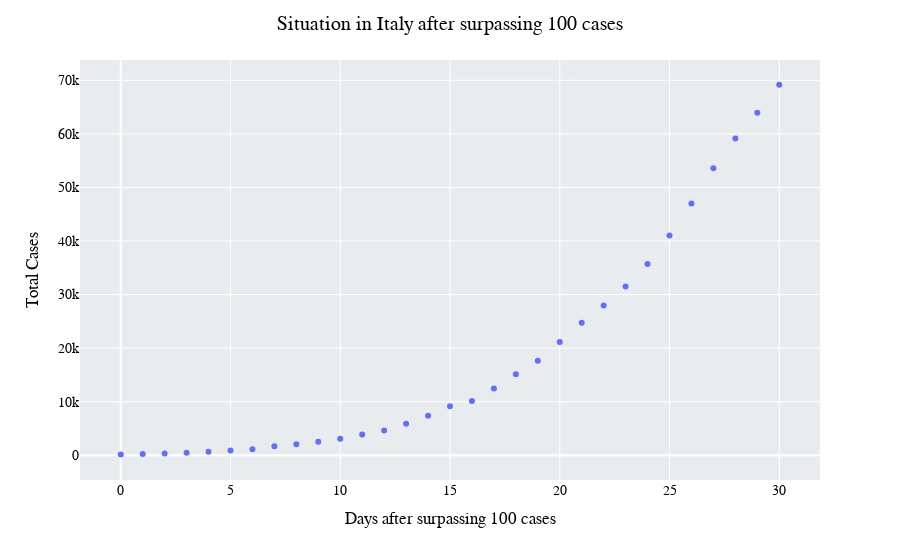

Notebook code for this chart:
### Code cell
after100_Italy = px.scatter(perday_Italy,x='Days after surpassing 100 cases',y='Total Cases')
after100_Italy.update_layout(title_text = 'Situation in Italy after surpassing 100 cases ',
                             plot_bgcolor = '#E9ECEF',font_color = 'black',
                             font_family = 'Times New Roman',font_size = 14,title_x = 0.5)
after100_Italy.show()

### Figure 1 — Plotly figure (JSON) as saved in the notebook; plotly's stock layout.template omitted (floating-point values rounded to 4 significant figures)
{"data": [{"hovertemplate": "Days after surpassing 100 cases=%{x}<br>Total Cases=%{y}<extra></extra>", "legendgroup": "", "marker": {"color": "#636efa", "symbol": "circle"}, "mode": "markers", "name": "", "orientation": "v", "showlegend": false, "type": "scatter", "x": [null, null, null, null, null, null, null, null, null, null, null, null, null, null, null, null, null, null, null, null, null, null, null, null, 0, 1, 2, 3, 4, 5, 6, 7, 8, 9, 10, 11, 12, 13, 14, 15, 16, 17, 18, 19, 20, 21, 22, 23, 24, 25, 26, 27, 28, 29, 30], "xaxis": "x", "y": [2, 2, 2, 2, 2, 2, 3, 3, 3, 3, 3, 3, 3, 3, 3, 3, 3, 3, 3, 3, 3, 3, 20, 79, 157, 229, 323, 470, 655, 889, 1128, 1701, 2036, 2502, 3089, 3858, 4636, 5883, 7375, 9172, 10149, 12462, 15113, 17660, 21157, 24747, 27980, 31506, 35713, 41035, 47021, 53578, 59138, 63927, 69176], "yaxis": "y"}], "layout": {"font": {"color": "black", "family": "Times New Roman", "size": 14}, "legend": {"tracegroupgap": 0}, "margin": {"t": 60}, "plot_bgcolor": "#E9ECEF", "title": {"text": "Situation in Italy after surpassing 100 cases ", "x": 0.5}, "xaxis": {"anchor": "y", "domain": [0, 1], "title": {"text": "Days after surpassing 100 cases"}}, "yaxis": {"anchor": "x", "domain": [0, 1], "title": {"text": "Total Cases"}}}}
